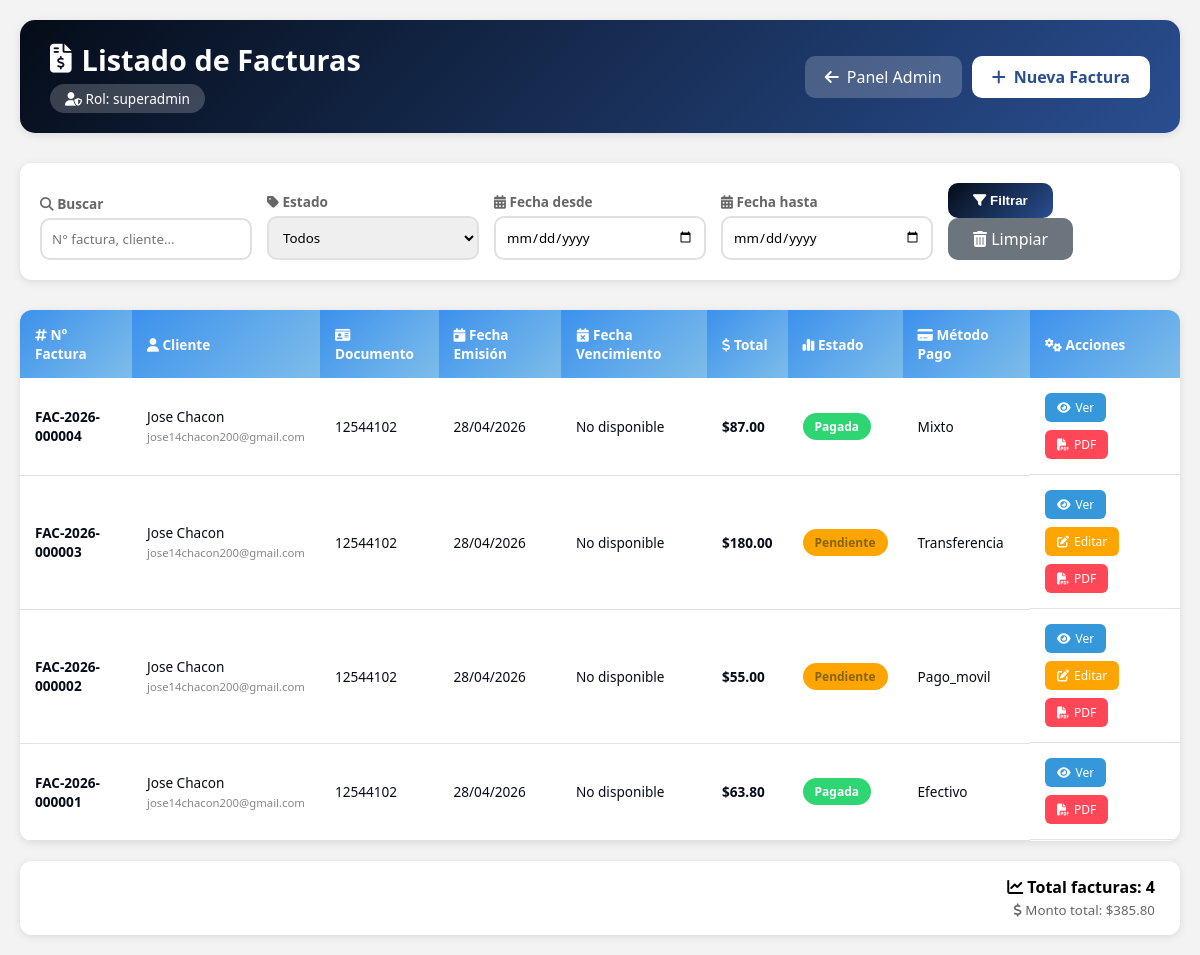
Page /facturacion/listar_facturas.php (signed in) on the earlier database version.
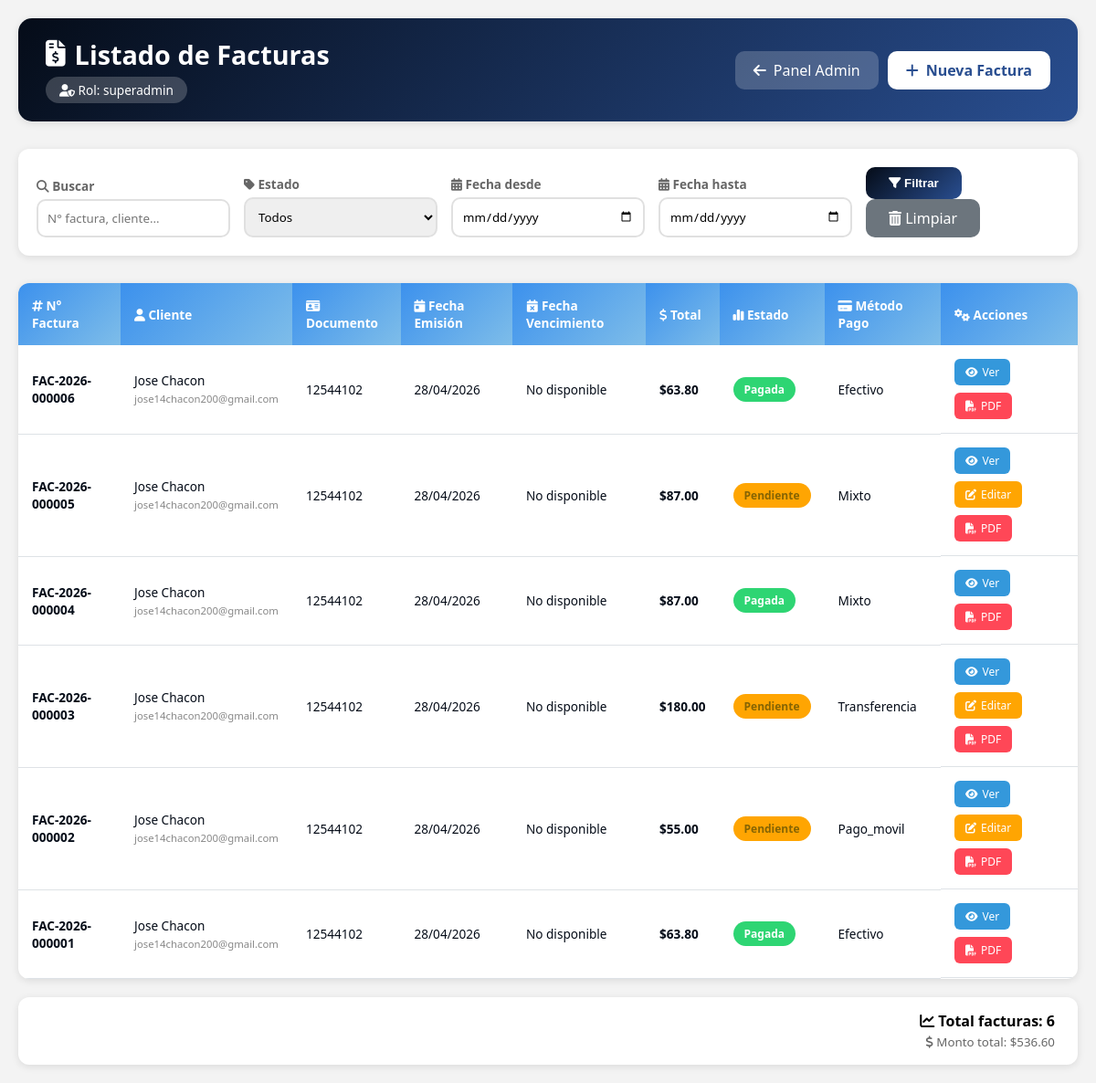
Same page on the later database version.
### tables this page shows
CREATE TABLE `facturas` (
  `id` int NOT NULL AUTO_INCREMENT,
  `pedido_id` int DEFAULT NULL,
  `cliente_id` int NOT NULL,
  `numero_factura` varchar(20) NOT NULL,
  `fecha_emision` datetime DEFAULT CURRENT_TIMESTAMP,
  `fecha_vencimiento` date DEFAULT NULL,
  `subtotal` decimal(10,2) DEFAULT '0.00',
  `iva` decimal(10,2) DEFAULT '0.00',
  `total` decimal(10,2) NOT NULL DEFAULT '0.00',
  `metodo_pago` varchar(50) DEFAULT NULL,
  `estado` enum('pendiente','pagada','anulada') DEFAULT 'pendiente',
  `usuario_id` int DEFAULT NULL,
  `created_at` timestamp NULL DEFAULT CURRENT_TIMESTAMP,
  PRIMARY KEY (`id`),
  UNIQUE KEY `numero_factura` (`numero_factura`),
  UNIQUE KEY `pedido_id` (`pedido_id`),
  KEY `cliente_id` (`cliente_id`),
  CONSTRAINT `facturas_ibfk_1` FOREIGN KEY (`pedido_id`) REFERENCES `pedidos` (`id`) ON DELETE SET NULL,
  CONSTRAINT `facturas_ibfk_2` FOREIGN KEY (`cliente_id`) REFERENCES `clientes` (`id`) ON DELETE CASCADE
);

CREATE TABLE `clientes` (
  `id` int NOT NULL AUTO_INCREMENT,
  `tipo_documento` enum('cedula','ruc','pasaporte','dni') DEFAULT 'cedula',
  `documento` varchar(20) NOT NULL,
  `nombre` varchar(100) NOT NULL,
  `email` varchar(100) NOT NULL,
  `telefono` varchar(20) DEFAULT NULL,
  `direccion` text,
  `ciudad` varchar(50) DEFAULT NULL,
  `estado` enum('activo','inactivo','moroso') DEFAULT 'activo',
  `fecha_registro` datetime DEFAULT CURRENT_TIMESTAMP,
  PRIMARY KEY (`id`),
  UNIQUE KEY `documento` (`documento`)
);

### facturacion/listar_facturas.php (the view, shortened to what this page needs)
<?php
$pdo = conectarDB();
$user_id = $_SESSION['user_id'] ?? 0;
$rol = '';
try {
    $query_admin = "SELECT rol FROM admin_users WHERE id = :user_id AND activo = 1";
    $stmt_admin = $pdo->prepare($query_admin);
    $stmt_admin->execute([':user_id' => $user_id]);
    $admin = $stmt_admin->fetch(PDO::FETCH_ASSOC);
    if ($admin) {
        $rol = $admin['rol'];
    }
} catch (PDOException $e) {
    error_log("Error al obtener rol: " . $e->getMessage());
}
    ?>
<!DOCTYPE html>
<html lang="es">
<head>
    <link rel="stylesheet" href="https://cdnjs.cloudflare.com/ajax/libs/font-awesome/6.4.0/css/all.min.css">
</head>
<body>
    <div class="container">
        <div class="header">
            <div>
                <h1><i class="fas fa-file-invoice-dollar"></i> Listado de Facturas</h1>
                <div class="user-role"><i class="fas fa-user-shield"></i> Rol: <?php echo htmlspecialchars($rol); ?></div>
            </div>
            <div style="display: flex; gap: 10px;">
                <a href="/proyecto/panel admin/panel_admin.php" class="btn-volver"><i class="fas fa-arrow-left"></i> Panel Admin</a>
                <?php if (in_array($rol, ['superadmin', 'admin', 'facturador'])): ?>
                    <a href="/proyecto/facturacion/nueva_factura.php" class="btn-nueva"><i class="fas fa-plus"></i> Nueva Factura</a>
                <?php endif; ?>
            </div>
        </div>
        <?php
        try {
            $search = isset($_GET['search']) ? trim($_GET['search']) : '';
            $fecha_desde = isset($_GET['fecha_desde']) ? $_GET['fecha_desde'] : '';
            $fecha_hasta = isset($_GET['fecha_hasta']) ? $_GET['fecha_hasta'] : '';
            $query = "SELECT
                        f.*,
                        c.nombre as cliente_nombre,
                        c.email as cliente_email,
                        c.documento as cliente_documento,
                        c.telefono as cliente_telefono
                      FROM facturas f
                      LEFT JOIN clientes c ON f.cliente_id = c.id
                      WHERE 1=1";
            $params = [];
            $query .= " ORDER BY f.id DESC";
            $stmt = $pdo->prepare($query);
            $stmt->execute($params);
            $facturas = $stmt->fetchAll(PDO::FETCH_ASSOC);
        } catch (PDOException $e) {
            $facturas = [];
            echo '<div class="alert alert-error" style="background: #f8d7da; color: #721c24; padding: 15px; border-radius: 10px; margin-bottom: 20px;">Error al cargar facturas: ' . htmlspecialchars($e->getMessage()) . '</div>';
        }
        function formatearFecha($fecha, $formato = 'd/m/Y') {
            if (empty($fecha) || $fecha === null) {
                return 'No disponible';
            }
            try {
                $dateTime = new DateTime($fecha);
                return $dateTime->format($formato);
            } catch (Exception $e) {
                return 'Fecha inválida';
            }
        }
        $estados_factura = [
            'pendiente' => 'Pendiente',
            'pagada' => 'Pagada',
            'vencida' => 'Vencida',
            'anulada' => 'Anulada'
        ];
        $metodos_pago = [
            'efectivo' => 'Efectivo',
            'tarjeta_credito' => 'Tarjeta de Crédito',
            'tarjeta_debito' => 'Tarjeta de Débito',
            'transferencia' => 'Transferencia',
            'paypal' => 'PayPal',
            'mercadopago' => 'Mercado Pago'
        ];
        ?>
        <div class="filtros">
            <form method="GET" class="filtros-form">
                <div class="filtro-group">
                    <label><i class="fas fa-search"></i> Buscar</label>
                    <input type="text" name="search" placeholder="N° factura, cliente..." value="<?php echo htmlspecialchars($search ?? ''); ?>">
                </div>
                <div class="filtro-group">
                    <label><i class="fas fa-tag"></i> Estado</label>
                    <select name="estado">
                        <option value="">Todos</option>
                    </select>
                </div>
                <div class="filtro-group">
                    <label><i class="fas fa-calendar-alt"></i> Fecha desde</label>
                    <input type="date" name="fecha_desde" value="<?php echo htmlspecialchars($fecha_desde ?? ''); ?>">
                </div>
                <div class="filtro-group">
                    <label><i class="fas fa-calendar-alt"></i> Fecha hasta</label>
                    <input type="date" name="fecha_hasta" value="<?php echo htmlspecialchars($fecha_hasta ?? ''); ?>">
                </div>
                <div class="filtro-group">
                    <button type="submit" class="btn-filtrar"><i class="fas fa-filter"></i> Filtrar</button>
                    <a href="listar_facturas.php" class="btn-limpiar"><i class="fas fa-trash-alt"></i> Limpiar</a>
                </div>
            </form>
        </div>
        <div class="table-container">
            <table class="data-table">
                <thead>
                    <tr>
                        <th><i class="fas fa-hashtag"></i> N° Factura</th>
                        <th><i class="fas fa-user"></i> Cliente</th>
                        <th><i class="fas fa-id-card"></i> Documento</th>
                        <th><i class="fas fa-calendar-day"></i> Fecha Emisión</th>
                        <th><i class="fas fa-calendar-times"></i> Fecha Vencimiento</th>
                        <th><i class="fas fa-dollar-sign"></i> Total</th>
                        <th><i class="fas fa-chart-simple"></i> Estado</th>
                        <th><i class="fas fa-credit-card"></i> Método Pago</th>
                        <th width="150"><i class="fas fa-cogs"></i> Acciones</th>
                    </tr>
                </thead>
                <tbody>
                    <?php if (empty($facturas)): ?>
                        <tr>
                            <td colspan="9" class="empty-state">
                                <i class="fas fa-inbox"></i>
                                No se encontraron facturas
                            </td>
                        </tr>
                    <?php else: ?>
                        <?php foreach ($facturas as $factura): ?>
                            <tr>
                                <td>
                                    <strong><?php echo htmlspecialchars($factura['numero_factura']); ?></strong>
                                </td>
                                <td>
                                    <?php echo htmlspecialchars($factura['cliente_nombre'] ?? 'N/A'); ?>
                                    <br>
                                    <small style="color:#888;"><?php echo htmlspecialchars($factura['cliente_email'] ?? ''); ?></small>
                                </td>
                                <td><?php echo htmlspecialchars($factura['cliente_documento'] ?? 'N/A'); ?></td>
                                <td><?php echo formatearFecha($factura['fecha_emision'] ?? null); ?></td>
                                <td>
                                    <?php
                                    $fecha_vencimiento = $factura['fecha_vencimiento'] ?? null;
                                    echo formatearFecha($fecha_vencimiento);
                                    ?>
                                </td>
                                <td>
                                    <strong>$<?php echo number_format(floatval($factura['total'] ?? 0), 2); ?></strong>
                                </td>
                                <td>
                                    <?php
                                    $estado_actual = $factura['estado'] ?? 'pendiente';
                                    $badge_class = '';
                                    switch ($estado_actual) {
                                        case 'pendiente': $badge_class = 'badge-pendiente'; break;
                                        case 'pagada': $badge_class = 'badge-pagada'; break;
                                    }
                                    ?>
                                    <span class="badge <?php echo $badge_class; ?>">
                                        <?php echo $estados_factura[$estado_actual] ?? ucfirst($estado_actual); ?>
                                    </span>
                                </td>
                                <td>
                                    <?php
                                    $metodo = $factura['metodo_pago'] ?? 'efectivo';
                                    echo $metodos_pago[$metodo] ?? ucfirst($metodo);
                                    ?>
                                </td>
                                <td class="acciones">
                                    <a href="ver_factura.php?id=<?php echo $factura['id']; ?>" class="btn-accion btn-ver"><i class="fas fa-eye"></i> Ver</a>
                                    <?php if (in_array($rol, ['superadmin', 'admin', 'facturador']) && ($factura['estado'] ?? '') !== 'pagada' && ($factura['estado'] ?? '') !== 'anulada'): ?>
                                        <a href="editar_factura.php?id=<?php echo $factura['id']; ?>" class="btn-accion btn-editar"><i class="fas fa-edit"></i> Editar</a>
                                    <?php endif; ?>
                                    <a href="generar_pdf.php?id=<?php echo $factura['id']; ?>" class="btn-accion btn-pdf" target="_blank"><i class="fas fa-file-pdf"></i> PDF</a>
                                </td>
                            </tr>
                        <?php endforeach; ?>
                    <?php endif; ?>
                </tbody>
            </table>
        </div>
        <?php if (!empty($facturas)): ?>
            <div class="resumen-card">
                <strong><i class="fas fa-chart-line"></i> Total facturas: <?php echo count($facturas); ?></strong>
                <br>
                <small><i class="fas fa-dollar-sign"></i> Monto total: $<?php
                    $total_general = array_sum(array_map(function($f) {
                        return floatval($f['total'] ?? 0);
                    }, $facturas));
                    echo number_format($total_general, 2);
                ?></small>
            </div>
        <?php endif; ?>
    </div>
</body>
</html>

### facturacion/listar_facturas.php (style rules this page uses)
:root { --primary-color: #050C18; --secondary-color: #294E90; --accent-color: #3C91ED; --light-color: #7EBDE9; --bg-color: #F3F3F3; --text-color: #050C18; --card-bg: #ffffff; --header-bg: linear-gradient(135deg, var(--primary-color), var(--secondary-color)); --success: #2ed573; --warning: #ffa502; --danger: #ff4757; --info: #3498db; }
* { margin: 0; padding: 0; box-sizing: border-box; }
body { font-family: 'Segoe UI', Tahoma, Geneva, Verdana, sans-serif; background: var(--bg-color); padding: 20px; }
.container { max-width: 1400px; margin: 0 auto; }
.header { background: var(--header-bg); color: white; padding: 20px 30px; border-radius: 15px; margin-bottom: 30px; display: flex; justify-content: space-between; align-items: center; flex-wrap: wrap; gap: 15px; box-shadow: 0 2px 8px rgba(0,0,0,0.1); }
.header h1 { font-size: 1.8rem; display: flex; align-items: center; gap: 10px; }
.header h1 i { font-size: 1.8rem; }
.user-role { background: rgba(255,255,255,0.2); padding: 5px 15px; border-radius: 20px; font-size: 0.85rem; margin-top: 5px; display: inline-block; }
.btn-nueva { background: white; color: var(--secondary-color); padding: 10px 20px; border-radius: 10px; text-decoration: none; font-weight: 600; transition: all 0.3s; display: inline-flex; align-items: center; gap: 8px; }
.btn-volver { background: rgba(255,255,255,0.2); color: white; padding: 10px 20px; border-radius: 10px; text-decoration: none; transition: all 0.3s; display: inline-flex; align-items: center; gap: 8px; }
.filtros { background: var(--card-bg); padding: 20px; border-radius: 12px; margin-bottom: 30px; box-shadow: 0 2px 8px rgba(0,0,0,0.1); }
.filtros-form { display: flex; flex-wrap: wrap; gap: 15px; align-items: flex-end; }
.filtro-group { flex: 1; min-width: 150px; }
.filtro-group label { display: block; margin-bottom: 5px; font-size: 0.85rem; color: #666; font-weight: 600; }
.filtro-group input, .filtro-group select { width: 100%; padding: 10px; border: 2px solid #e0e0e0; border-radius: 10px; transition: all 0.3s; font-family: inherit; }
.btn-filtrar { background: linear-gradient(135deg, var(--primary-color), var(--secondary-color)); color: white; padding: 10px 25px; border: none; border-radius: 10px; cursor: pointer; font-weight: 600; transition: all 0.3s; }
.btn-limpiar { background: #6c757d; color: white; padding: 10px 25px; border: none; border-radius: 10px; cursor: pointer; text-decoration: none; display: inline-block; transition: all 0.3s; }
.table-container { background: var(--card-bg); border-radius: 12px; overflow-x: auto; box-shadow: 0 2px 8px rgba(0,0,0,0.1); }
.data-table { width: 100%; border-collapse: collapse; min-width: 800px; }
.data-table th { padding: 15px; text-align: left; background: linear-gradient(135deg, var(--accent-color), var(--light-color)); color: white; font-weight: 600; font-size: 0.85rem; }
.data-table td { padding: 15px; border-bottom: 1px solid #dee2e6; color: var(--text-color); font-size: 0.85rem; }
.badge { display: inline-block; padding: 5px 12px; border-radius: 20px; font-size: 0.75rem; font-weight: 600; }
.badge-pendiente { background: var(--warning); color: #856404; }
.badge-pagada { background: var(--success); color: white; }
.acciones { display: flex; gap: 8px; flex-wrap: wrap; }
.btn-accion { padding: 6px 12px; border-radius: 6px; text-decoration: none; font-size: 0.75rem; transition: all 0.3s; display: inline-flex; align-items: center; gap: 5px; }
.btn-ver { background: var(--info); color: white; }
.btn-editar { background: var(--warning); color: white; }
.btn-pdf { background: var(--danger); color: white; }
.resumen-card { background: var(--card-bg); border-radius: 12px; padding: 15px 25px; margin-top: 20px; text-align: right; box-shadow: 0 2px 8px rgba(0,0,0,0.1); }
.resumen-card strong { font-size: 1rem; }
.resumen-card small { color: #666; }

Differences in the rows shown:
added facturas: numero_factura "FAC-2026-000006", cliente.nombre "Jose Chacon", cliente.email "jose14chacon200@gmail.com", cliente.documento "12544102", fecha_emision "28/04/2026", fecha_vencimiento "No disponible", total "63.80", estado "Pagada", metodo_pago "Efectivo"
added facturas: numero_factura "FAC-2026-000005", cliente.nombre "Jose Chacon", cliente.email "jose14chacon200@gmail.com", cliente.documento "12544102", fecha_emision "28/04/2026", fecha_vencimiento "No disponible", total "87.00", estado "Pendiente", metodo_pago "Mixto"
Other differences:
count($facturas): "4" → "6"
$total_general: "385.80" → "536.60"
